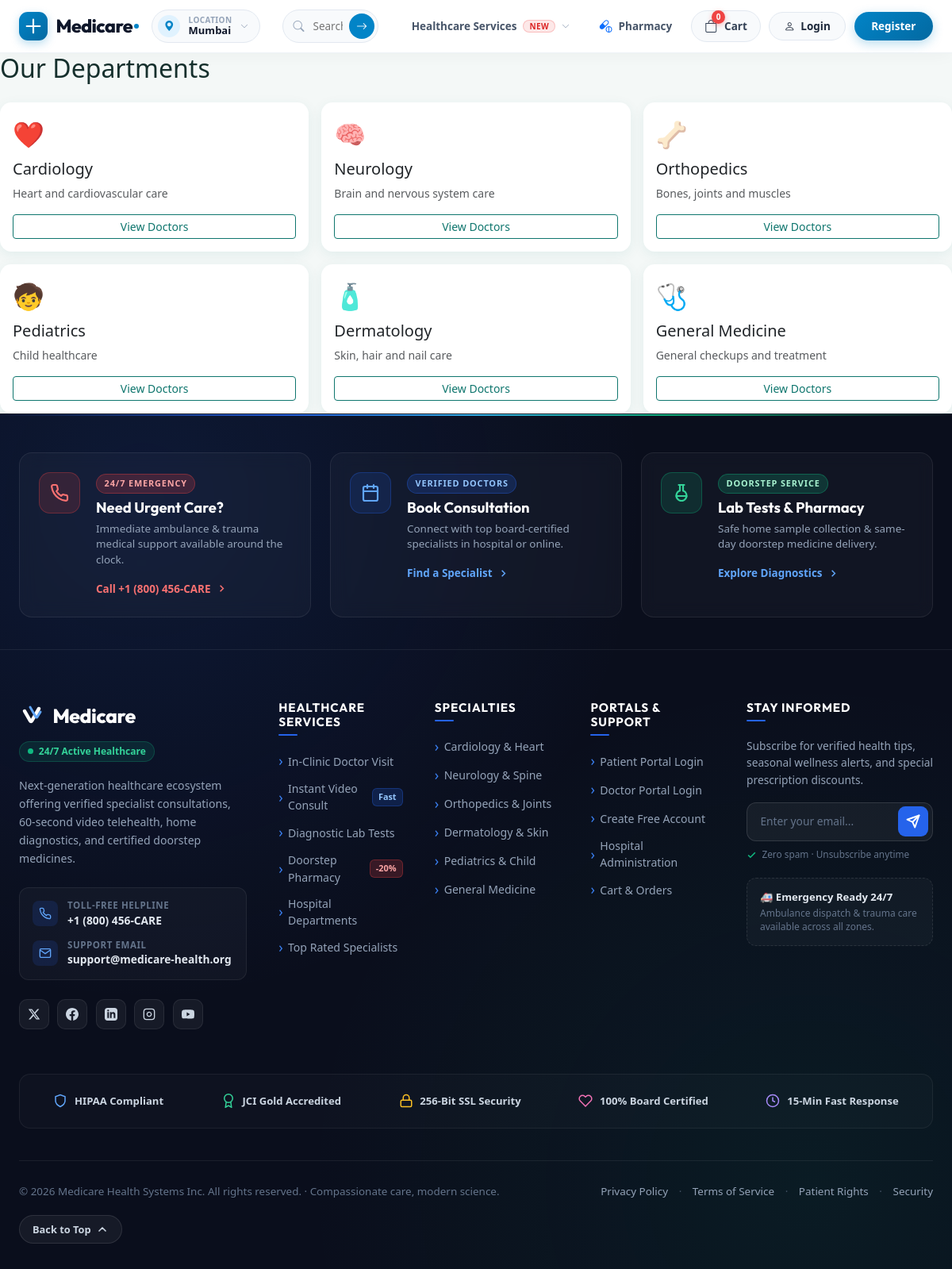
Screenshot of /departments/ with the database file from the repository.
### departments/models.py (models this page shows, shortened)
class Department(models.Model):
    name = models.CharField(max_length=100, unique=True)
    description = models.TextField(blank=True)
    icon = models.CharField(max_length=50, blank=True, help_text="Emoji or short icon label, e.g. 'heart'")
    is_active = models.BooleanField(default=True)
    class Meta:
        ordering = ['name']

### departments/views.py (the view)
# urls.py: path('', views.department_list, name='list'),
def department_list(request):
    departments = Department.objects.filter(is_active=True).annotate(
        doctor_count=Count('doctors', filter=Q(doctors__is_active=True)),
        test_count=Count('lab_tests', filter=Q(lab_tests__is_active=True))
    )
    return render(request, 'departments/department_list.html', {'departments': departments})

### templates/departments/department_list.html (shortened to what this page needs)
{% extends 'base.html' %}
{% block content %}
<h2 class="mb-4">Our Departments</h2>
<div class="row g-3">
  {% for dept in departments %}
    <div class="col-md-4">
      <div class="card card-hospital p-3">
        <div class="fs-2 mb-2">{{ dept.icon|default:"🩺" }}</div>
        <h5>{{ dept.name }}</h5>
        <p class="text-muted small">{{ dept.description|truncatewords:20 }}</p>
        <a href="{% url 'departments:detail' dept.pk %}" class="btn btn-sm btn-outline-primary">View Doctors</a>
      </div>
    </div>
  {% empty %}
    <p class="text-muted">No departments available yet.</p>
  {% endfor %}
</div>
{% endblock %}

### static/css/medicare.css (style rules this page uses)
:root { --mc-font-display: 'Outfit', -apple-system, BlinkMacSystemFont, sans-serif; --mc-font-sans: 'Plus Jakarta Sans', -apple-system, BlinkMacSystemFont, sans-serif; --mc-navy: #11162b; --mc-navy-dark: #0c1020; --mc-navy-card: #161c33; --mc-navy-light: #232b4b; --mc-text-dark: #121829; --mc-text-muted: #64748b; --mc-pastel-yellow: #fcf198; --mc-pastel-mint: #c5f3d8; --mc-pastel-pink: #f4d0e2; --mc-pastel-blue: #b8d6fc; --mc-lab-peach: #feeae0; --mc-lab-mint: #e1f9ee; --mc-lab-yellow: #fff6d8; --mc-peach-btn: #f1c3be; --mc-lime: #ebff38; --mc-blue-accent: #2563eb; --mc-orange: #ff7a59; }
html { overflow-x: hidden; }
body { font-family: var(--mc-font-sans); color: var(--mc-text-dark); background-color: #ffffff; overflow-x: hidden; margin: 0; padding: 0; }

### static/css/style.css (style rules this page uses)
:root { --primary: #0f766e; --primary-dark: #0b5a54; --accent: #2563eb; --bg-soft: #f4f8f7; --text-dark: #16302d; }
body { background-color: var(--bg-soft); font-family: 'Segoe UI', Roboto, -apple-system, sans-serif; color: var(--text-dark); }
.btn-outline-primary { color: var(--primary); border-color: var(--primary); }
.card-hospital { border: none; border-radius: 0.9rem; box-shadow: 0 4px 16px rgba(15, 118, 110, 0.08); transition: transform 0.15s ease, box-shadow 0.15s ease; height: 100%; }

### rows the page displays
Department: icon "❤️", name "Cardiology", description "Heart and cardiovascular care"
Department: icon "🧠", name "Neurology", description "Brain and nervous system care"
Department: icon "🦴", name "Orthopedics", description "Bones, joints and muscles"
Department: icon "🧒", name "Pediatrics", description "Child healthcare"
Department: icon "🧴", name "Dermatology", description "Skin, hair and nail care"
Department: icon "🩺", name "General Medicine", description "General checkups and treatment"
